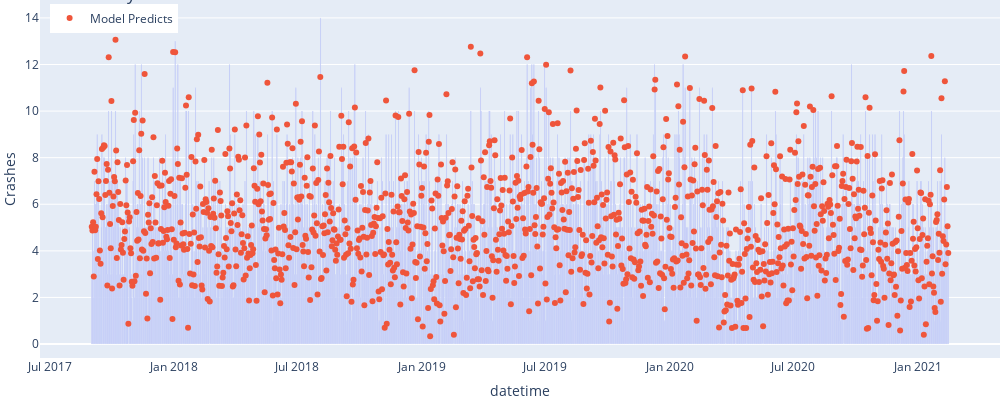

The notebook cell this image was saved under:
### Code cell
import plotly.express as px


fig = px.bar(grouped_df, x='datetime', y='n_crash', width=1000, height=400) # hover_data=[]
fig.add_scatter(x=grouped_df.datetime, y=grouped_df.prob, mode='markers', name='Model Predicts')

fig.update_layout(legend=dict(
                            yanchor="top",
                            y=0.99,
                            xanchor="left",
                            x=0.01),
                  yaxis_title="Crashes",
                  title='Crashes by hour'
                 )

fig.update_layout(margin=dict(
                                        l=0, #left margin
                                        r=0, #right margin
                                        b=0, #bottom margin
                                        t=0  #top margin
                                        )
                    )
                    


fig.show()

### Figure 1 — Plotly figure (JSON) as saved in the notebook; plotly's stock layout.template omitted (floating-point values rounded to 4 significant figures; data arrays with more than 128 entries replaced by an {"elided": "..."} marker saying what was removed)
{"data": [{"alignmentgroup": "True", "hovertemplate": "datetime=%{x}<br>n_crash=%{y}<extra></extra>", "legendgroup": "", "marker": {"color": "#636efa"}, "name": "", "offsetgroup": "", "orientation": "v", "showlegend": false, "textposition": "auto", "type": "bar", "x": {"elided": "1264 str values"}, "xaxis": "x", "y": {"elided": "1264 int values"}, "yaxis": "y"}, {"mode": "markers", "name": "Model Predicts", "type": "scatter", "x": {"elided": "1264 str values"}, "y": {"elided": "1264 float values"}}], "layout": {"barmode": "relative", "height": 400, "legend": {"tracegroupgap": 0, "x": 0.01, "xanchor": "left", "y": 0.99, "yanchor": "top"}, "margin": {"b": 0, "l": 0, "r": 0, "t": 0}, "title": {"text": "Crashes by hour"}, "width": 1000, "xaxis": {"anchor": "y", "domain": [0, 1], "title": {"text": "datetime"}}, "yaxis": {"anchor": "x", "domain": [0, 1], "title": {"text": "Crashes"}}}}
